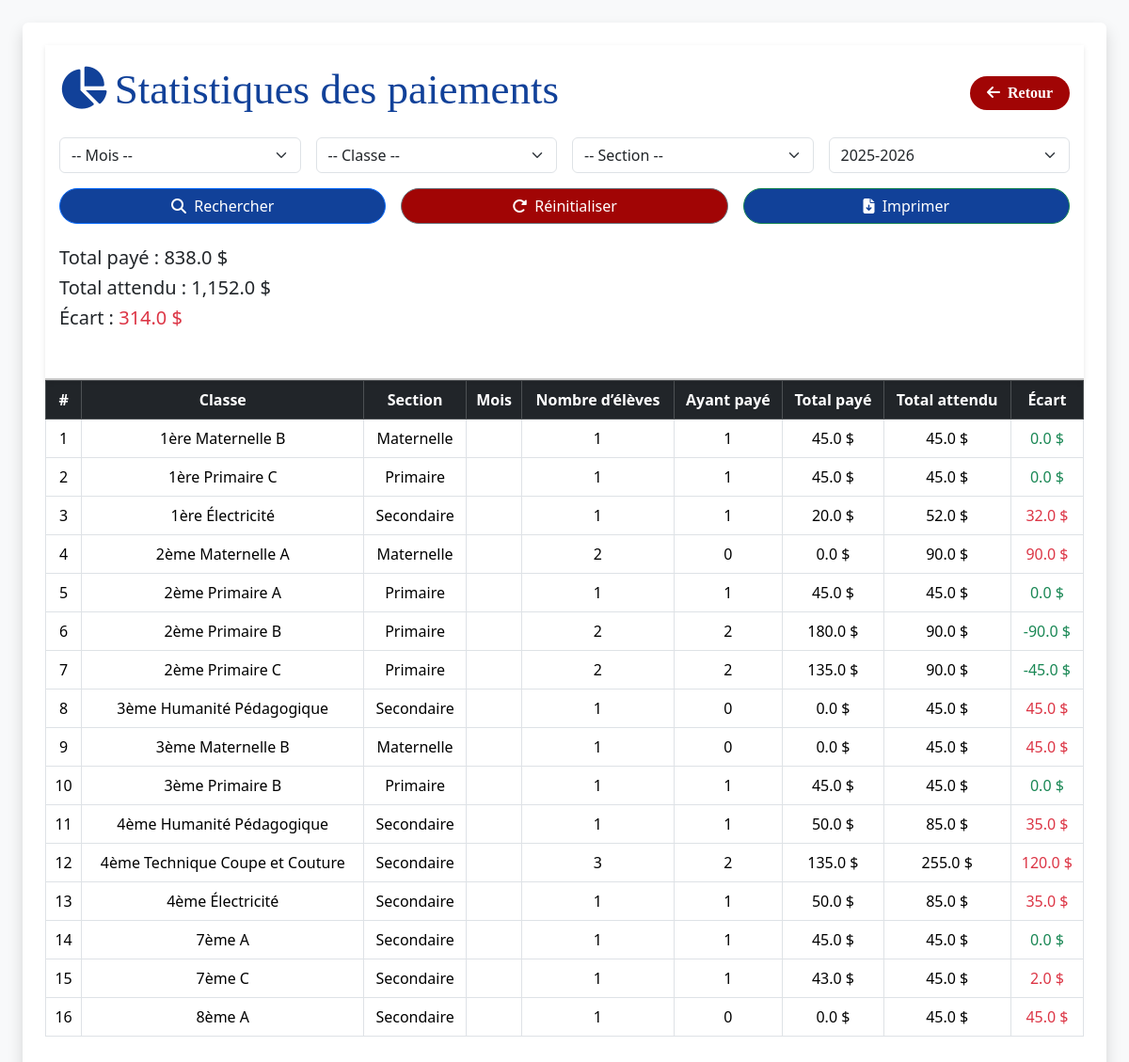
/statistiques_paiements (signed in), run on the app's committed database.
### tables this page shows
CREATE TABLE eleves (id INTEGER PRIMARY KEY AUTOINCREMENT, matricule TEXT, nom TEXT NOT NULL, postnom TEXT NOT NULL, prenom TEXT NOT NULL, genre TEXT NOT NULL, section TEXT NOT NULL, classe TEXT NOT NULL, annee_scolaire TEXT NOT NULL, date_inscription TEXT NOT NULL, lieu_naissance TEXT, date_naissance TEXT, ecole_provenance TEXT, classe_precedente TEXT, responsable TEXT NOT NULL, telephone_responsable TEXT NOT NULL, fonction_responsable TEXT, statut_eleve TEXT, frais_inscription TEXT NOT NULL, ram_papier TEXT, frais_bulletin TEXT, deux_savons TEXT, deux_ph TEXT, fournitures TEXT, adresse TEXT);

### app.py (the view)
@app.route('/statistiques_paiements', methods=['GET'])
@login_required
def statistiques_paiements():
    mois = request.args.get('mois', '')
    classe = request.args.get('classe', '')
    section = request.args.get('section', '')
    annee_scolaire = request.args.get('annee_scolaire', '')
    conn = sqlite3.connect('ecole.db')
    conn.row_factory = sqlite3.Row
    cursor = conn.cursor()
    query = """
        SELECT
            e.classe,
            s.nom AS section,
            ? AS mois,
            COUNT(DISTINCT e.matricule) AS nb_eleves,
            COUNT(DISTINCT p.matricule) AS nb_ayant_paye,
            COALESCE(SUM(p.montant_paye), 0) AS total_paye,
            t.montant AS tarif_minerval,
            COALESCE(t.montant * COUNT(DISTINCT e.matricule), 0) AS total_attendu
        FROM eleves e
        JOIN classes c ON e.classe = c.nom
        JOIN sections s ON c.section_id = s.id
        LEFT JOIN paiements p ON e.matricule = p.matricule
            AND (? = '' OR p.mois = ?)
            AND (? = '' OR p.annee_scolaire = ?)
        LEFT JOIN tarifs t ON t.classe_id = c.id AND t.type = 'minerval'
        WHERE (? = '' OR e.classe = ?)
        AND (? = '' OR s.nom = ?)
        GROUP BY e.classe, s.nom, t.montant
        ORDER BY e.classe
    """
    params = [
        mois,
        mois, mois,
        annee_scolaire, annee_scolaire,
        classe, classe,
        section, section
    ]
    statistiques = cursor.execute(query, params).fetchall()
    nb_mois_par_annee = 8  # nombre de mois de Septembre à Avril
    total_attendu_global = 0
    for stat in statistiques:
        montant_tarif = stat["tarif_minerval"] or 0
        nb_eleves = stat["nb_eleves"] or 0
        if mois == '' and annee_scolaire != '':
            total_attendu_global += montant_tarif * nb_eleves * nb_mois_par_annee
        else:
            total_attendu_global += montant_tarif * nb_eleves
    total_paye_global = sum(float(r["total_paye"]) for r in statistiques)
    ecart_global = total_attendu_global - total_paye_global
    cursor.execute("SELECT DISTINCT classe FROM eleves")
    classes_disponibles = [row["classe"] for row in cursor.fetchall()]
    cursor.execute("""
        SELECT DISTINCT s.nom
        FROM sections s
        JOIN classes c ON c.section_id = s.id
        JOIN eleves e ON e.classe = c.nom
    """)
    sections_disponibles = [row["nom"] for row in cursor.fetchall()]
    conn.close()
    return render_template(
        'statistiques_paiements.html',
        statistiques=statistiques,
        mois=mois,
        classe=classe,
        section=section,
        annee_scolaire=annee_scolaire,
        total_paye_global=total_paye_global,
        total_attendu_global=total_attendu_global,
        ecart_global=ecart_global,
        classes_disponibles=classes_disponibles,
        sections_disponibles=sections_disponibles
    )

### app.py (called while the page is built)
def login_required(f):
    @wraps(f)
    def decorated_function(*args, **kwargs):
        if not session.get('connecte'):
            flash("Vous devez être connecté pour accéder à cette page.", "warning")
            return redirect(url_for('connexion'))
        return f(*args, **kwargs)
    return decorated_function

### templates/statistiques_paiements.html (shortened to what this page needs)
<!DOCTYPE html>
<html lang="fr">
<head>
  <link href="https://cdn.jsdelivr.net/npm/bootstrap@5.3.2/dist/css/bootstrap.min.css" rel="stylesheet">
  <link href="https://cdnjs.cloudflare.com/ajax/libs/font-awesome/6.4.2/css/all.min.css" rel="stylesheet">
</head>
<body class="bg-light p-4">
<div class="container bg-white p-4 rounded shadow" style="max-width:1500px;">
  <div class="sticky-form">
    <div class="d-flex justify-content-between align-items-center mb-3" style="font-weight: bold; font-family: serif;">
      <h2 class="text-primary" style="font-size:45px; color: #114199 !important;">
        <i class="fa-solid fa-chart-pie me-2"></i>Statistiques des paiements
      </h2>
      <a href="{{ url_for('gestion_minerval') }}" class="btn btn-outline-dark rounded-pill">
        <i class="fa-solid fa-arrow-left me-1"></i> Retour
      </a>
    </div>
    <form method="GET" action="{{ url_for('statistiques_paiements') }}" class="row g-3 mb-4">
      <div class="col-md-3">
        <select name="mois" class="form-select">
          <option value="">-- Mois --</option>
        </select>
      </div>
      <div class="col-md-3">
        <select name="classe" class="form-select">
          <option value="">-- Classe --</option>
        </select>
      </div>
      <div class="col-md-3">
        <select name="section" class="form-select">
          <option value="">-- Section --</option>
        </select>
      </div>
      <div class="col-md-3">
        <select name="annee_scolaire" class="form-select">
          <option value="2025-2026" selected>2025-2026</option>
        </select>
      </div>
      <div class="col-md-4">
        <button type="submit" class="btn btn-primary w-100 rounded-pill" style="background-color:#114199;">
          <i class="fa-solid fa-magnifying-glass me-1"></i> Rechercher
        </button>
      </div>
      <div class="col-md-4">
        <a href="{{ url_for('statistiques_paiements') }}" class="btn btn-secondary w-100 rounded-pill" style="background-color:#a10505;">
          <i class="fa-solid fa-rotate-right me-1"></i> Réinitialiser
        </a>
      </div>
      <div class="col-md-4">
        <a href="{{ url_for('imprimer_pdf') }}?url={{
            url_for('telecharger_statistiques_paiements',
                mois=mois,
                classe=classe,
                section=section,
                annee_scolaire=annee_scolaire
            ) | urlencode
        }}"
        class="btn btn-success w-100 rounded-pill" target="_blank" style="background-color:#114199;">
            <i class="fa-solid fa-file-arrow-down me-1"></i> Imprimer
        </a>
      </div>
      <div class="mt-4">
        <h5>Total payé : {{ "{:,.1f}".format(total_paye_global) }} $</h5>
        <h5>Total attendu : {{ "{:,.1f}".format(total_attendu_global) }} $</h5>
        <h5>Écart :
          <span class="{% if ecart_global > 0 %}text-danger{% else %}text-success{% endif %}">
            {{ "{:,.1f}".format(ecart_global) }} $
          </span>
        </h5>
      </div>
    </form>
  </div>
  {% if statistiques %}
    <div class="table-responsive">
      <table class="table table-bordered table-hover align-middle">
        <thead class="table-dark text-center">
          <tr>
            <th>#</th>
            <th>Classe</th>
            <th>Section</th>
            <th>Mois</th>
            <th>Nombre d’élèves</th>
            <th>Ayant payé</th>
            <th>Total payé</th>
            <th>Total attendu</th>
            <th>Écart</th>
          </tr>
        </thead>
        <tbody class="text-center">
          {% for stat in statistiques %}
            <tr>
              <td>{{ loop.index }}</td>
              <td>{{ stat.classe }}</td>
              <td>{{ stat.section }}</td>
              <td>{{ stat.mois }}</td>
              <td>{{ stat.nb_eleves }}</td>
              <td>{{ stat.nb_ayant_paye or 0 }}</td>
              <td>{{ "{:,.1f}".format(stat.total_paye) }} $</td>
              <td>{{ "{:,.1f}".format(stat.total_attendu) }} $</td>
              <td class="{% if stat.total_paye < stat.total_attendu %}text-danger{% else %}text-success{% endif %}">
                {{ "{:,.1f}".format(stat.total_attendu - stat.total_paye) }} $
              </td>
            </tr>
          {% endfor %}
        </tbody>
      </table>
    </div>
  {% else %}
    <p class="text-center text-muted">Aucune donnée à afficher.</p>
  {% endif %}
</div>
</body>
</html>

### templates/statistiques_paiements.html (style rules this page uses)
.btn-outline-dark { background-color: #a10505; color: white; font-weight: bold; border-radius: 5px; padding: 6px 18px; border: none; text-decoration: none; }
.sticky-form { position: sticky; top: 0; background-color: white; z-index: 1000; padding: 20px 15px; border-bottom: 2px solid #ccc; box-shadow: 0 2px 5px rgba(0,0,0,0.1); }

### data on the page
eleves: classe "1ère Maternelle B", section "Maternelle", nb_eleves "1", nb_ayant_paye "1", total_paye "45.0", total_attendu "45.0", total_attendu "0.0"
eleves: classe "1ère Primaire C", section "Primaire", nb_eleves "1", nb_ayant_paye "1", total_paye "45.0", total_attendu "45.0", total_attendu "0.0"
eleves: classe "1ère Électricité", section "Secondaire", nb_eleves "1", nb_ayant_paye "1", total_paye "20.0", total_attendu "52.0", total_attendu "32.0"
eleves: classe "2ème Primaire A", section "Primaire", nb_eleves "1", nb_ayant_paye "1", total_paye "45.0", total_attendu "45.0", total_attendu "0.0"
eleves: classe "3ème Humanité Pédagogique", section "Secondaire", nb_eleves "1", nb_ayant_paye "0", total_paye "0.0", total_attendu "45.0"
eleves: classe "3ème Maternelle B", section "Maternelle", nb_eleves "1", nb_ayant_paye "0", total_paye "0.0", total_attendu "45.0"
eleves: classe "3ème Primaire B", section "Primaire", nb_eleves "1", nb_ayant_paye "1", total_paye "45.0", total_attendu "45.0", total_attendu "0.0"
eleves: classe "4ème Humanité Pédagogique", section "Secondaire", nb_eleves "1", nb_ayant_paye "1", total_paye "50.0", total_attendu "85.0", total_attendu "35.0"
eleves: classe "4ème Électricité", section "Secondaire", nb_eleves "1", nb_ayant_paye "1", total_paye "50.0", total_attendu "85.0", total_attendu "35.0"
eleves: classe "7ème A", section "Secondaire", nb_eleves "1", nb_ayant_paye "1", total_paye "45.0", total_attendu "45.0", total_attendu "0.0"
eleves: classe "7ème C", section "Secondaire", nb_eleves "1", nb_ayant_paye "1", total_paye "43.0", total_attendu "45.0", total_attendu "2.0"
eleves: classe "8ème A", section "Secondaire", nb_eleves "1", nb_ayant_paye "0", total_paye "0.0", total_attendu "45.0"

### other printed values
{{ "{:,.1f}".format(total_paye_global) }} "838.0"
{{ "{:,.1f}".format(total_attendu_global) }} "1,152.0"
{{ "{:,.1f}".format(ecart_global) }} "314.0"
{{ stat.classe }} "2ème Maternelle A" "2ème Primaire B" "2ème Primaire C" "4ème Technique Coupe et Couture"
{{ stat.section }} "Maternelle" "Primaire" "Primaire" "Secondaire"
{{ stat.nb_eleves }} "2" "2" "2" "3"
{{ stat.nb_ayant_paye or 0 }} "0" "2" "2" "2"
{{ "{:,.1f}".format(stat.total_paye) }} "0.0" "180.0" "135.0" "135.0"
{{ "{:,.1f}".format(stat.total_attendu) }} "90.0" "90.0" "90.0" "255.0"
{{ "{:,.1f}".format(stat.total_attendu - stat.total_paye) }} "90.0" "-90.0" "-45.0" "120.0"
